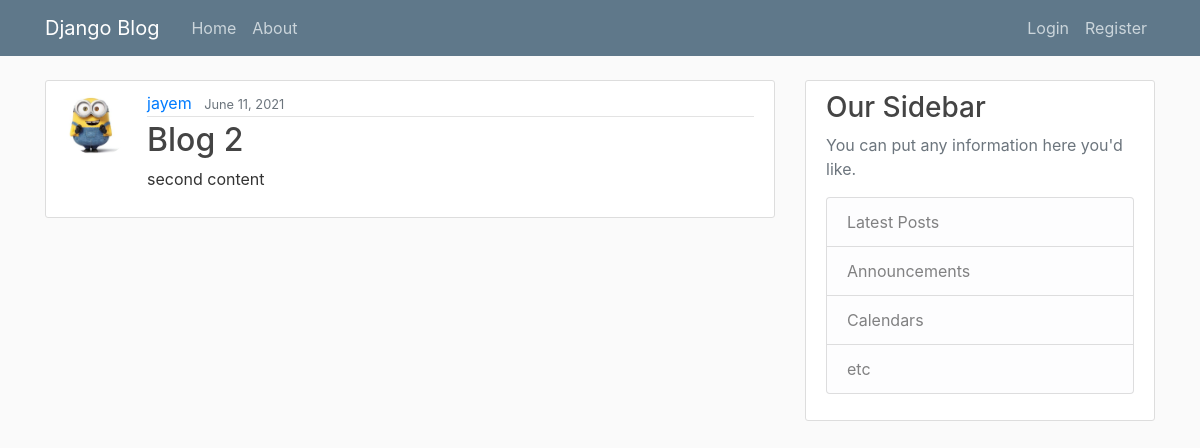
Page /post/2/ on the earlier database version.
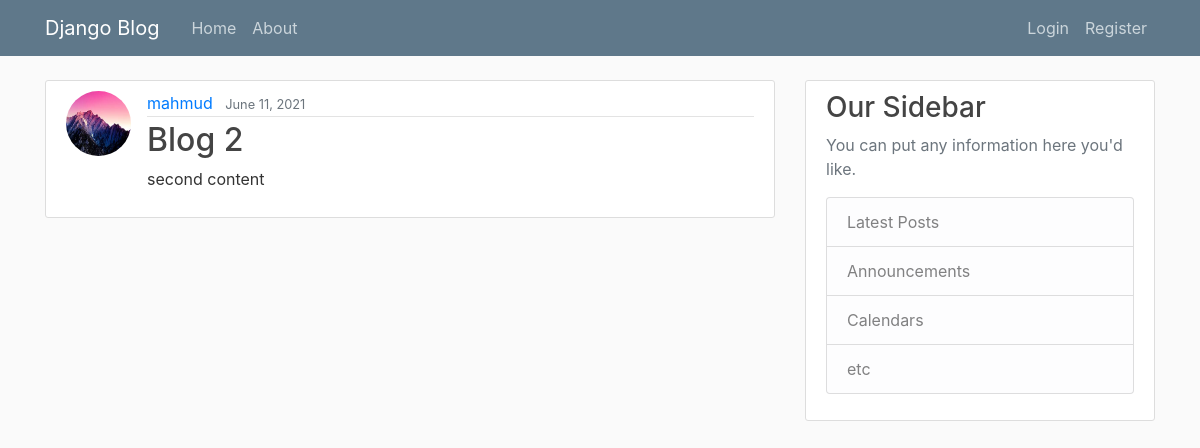
Same page on the later database version.
### blog/models.py (models this page shows, shortened)
class Post(models.Model):
    title = models.CharField(max_length=200)
    content = models.TextField()
    date_posted = models.DateTimeField(auto_now_add=True)
    author = models.ForeignKey(User, on_delete=models.CASCADE)

### users/models.py (models this page shows, shortened)
class Profile(models.Model):
    user = models.OneToOneField(User, on_delete=models.CASCADE)
    image = models.ImageField(default='default.jpg', upload_to = 'profile_pics')

### blog/views.py (the view)
# urls.py: path('post/<int:pk>/',PostDetailView.as_view(),name='post_detail'),
class PostDetailView(DetailView):
    model = Post

### blog/templates/blog/post_detail.html (shortened to what this page needs)
{% extends 'blog/base.html' %}
{% block content %}
        <article class="media content-section">
            <img src="{{ object.author.profile.image.url }} " class='rounded-circle article-img'>
            <div class="media-body">
                <div class="article-metadata">
                    <a class="mr-2" href="#">{{ object.author }} </a>
                    <small class="text-muted" > {{ object.date_posted|date:"F d, Y" }} </small>
                </div>
                    <h2><a class="article-title" >{{ object.title }} </a></h2>
                    <p class="article-content" >{{ object.content }} </p>
                </div>
        </article>
{% endblock content %}

Differences in the rows shown:
changed Post "Blog 2": author.profile.image: a different picture; author "jayem" → "mahmud"
